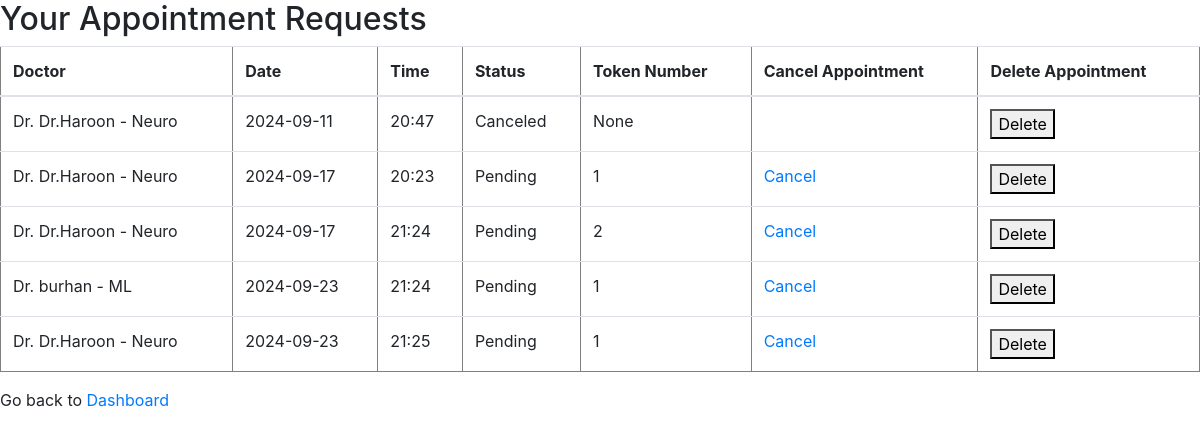
Page /patient/view_requests/ (signed in) on the committed database.
### patient/models.py (models this page shows, shortened)
class Appointment(models.Model):
    STATUS_CHOICES = [
        ('PENDING', 'Pending'),
        ('ACCEPTED', 'Accepted'),
        ('REJECTED', 'Rejected'),
        ('CANCELED', 'Canceled'),
        ('RESCHEDULED', 'Rescheduled'),
    ]
    doctor = models.ForeignKey(Doctor, on_delete=models.CASCADE, related_name='appointments')
    patient = models.ForeignKey(Patient, on_delete=models.CASCADE, related_name='appointments')
    appointment_date = models.DateTimeField()
    status = models.CharField(max_length=15, choices=STATUS_CHOICES, default='PENDING')
    created_at = models.DateTimeField(auto_now_add=True)
    token_number = models.PositiveIntegerField(null=True, blank=True)

### doctor/models.py (models this page shows)
class Doctor(models.Model):
    user = models.OneToOneField(User, on_delete=models.CASCADE)
    specialization = models.CharField(max_length=100)
    consultation_fee = models.DecimalField(max_digits=10, decimal_places=2)
    phone_number = models.CharField(max_length=15)
    profile_image = models.ImageField(null=False, default='default_image.jpg')
    def __str__(self):
        return f"Dr. {self.user.username} - {self.specialization}"

### patient/views.py (the view)
# urls.py: path('view_requests/',views.view_requests,name='view_requests'),
@login_required(login_url='/patient/Plogin/')
def view_requests(request):
    try:
        patient = models.Patient.objects.get(user=request.user)
    except models.Patient.DoesNotExist:
        return render(request, 'view_requests.html', {'requests': []})
    requests = models.Appointment.objects.filter(patient=patient)
    context = {
        'requests': requests,
    }
    return render(request, 'view_requests.html', context)

### templates/view_requests.html (shortened to what this page needs)
<!DOCTYPE html>
<html lang="en">
<head>
    <link href="https://stackpath.bootstrapcdn.com/bootstrap/4.3.1/css/bootstrap.min.css" rel="stylesheet">
</head>
<body>
    <h2>Your Appointment Requests</h2>
<table class="table" border="1" class="table table-striped">
    <thead>
        <tr>
            <th>Doctor</th>
            <th>Date</th>
            <th>Time</th>
            <th>Status</th>
            <th>Token Number</th>
            <th>Cancel Appointment</th>
            <th>Delete Appointment</th>
        </tr>
    </thead>
    <tbody>
        {% for request in requests %}
        <tr>
            <td>{{ request.doctor }}</td>
            <td>{{ request.appointment_date|date:"Y-m-d" }}</td>
            <td>{{ request.appointment_date|date:"H:i" }}</td>
            <td>
                {% if request.status == 'ACCEPTED' %}
                    Accepted
                {% elif request.status == 'REJECTED' %}
                    Rejected
                {% elif request.status == 'CANCELED' %}
                    Canceled
                {% elif request.status == 'RESCHEDULED' %}
                    Reschedule
                {% else %}
                    Pending
                {% endif %}
            </td>
            <td>{{ request.token_number }}</td>
            <td>
                {% if request.status == 'ACCEPTED' or request.status == 'PENDING' %}
                    <a href="{% url 'patient_cancel_appointment' request.id %}">Cancel</a>
                {% endif %}
            </td>
            <td>
                <form action="{% url 'delete_appointment' request.id %}" method="post" style="display:inline;">
                    <button type="submit" onclick="return confirm('Are you sure you want to delete this request?');">Delete</button>
                </form>
            </td>
        </tr>
        {% empty %}
        <tr>
            <td colspan="4">You have no requests.</td>
        </tr>
        {% endfor %}
    </tbody>
</table>
Go back to <a href="{% url 'patient_dashboard' %}">Dashboard</a>
</body>
</html>

### rows in the picture
Appointment: doctor "Dr. Dr.Haroon - Neuro", appointment_date "2024-09-11", appointment_date "20:47", status "Canceled", token_number "None"
Appointment: doctor "Dr. Dr.Haroon - Neuro", appointment_date "2024-09-17", appointment_date "20:23", status "Pending", token_number "1"
Appointment: doctor "Dr. Dr.Haroon - Neuro", appointment_date "2024-09-17", appointment_date "21:24", status "Pending", token_number "2"
Appointment: doctor "Dr. burhan - ML", appointment_date "2024-09-23", appointment_date "21:24", status "Pending", token_number "1"
Appointment: doctor "Dr. Dr.Haroon - Neuro", appointment_date "2024-09-23", appointment_date "21:25", status "Pending", token_number "1"
